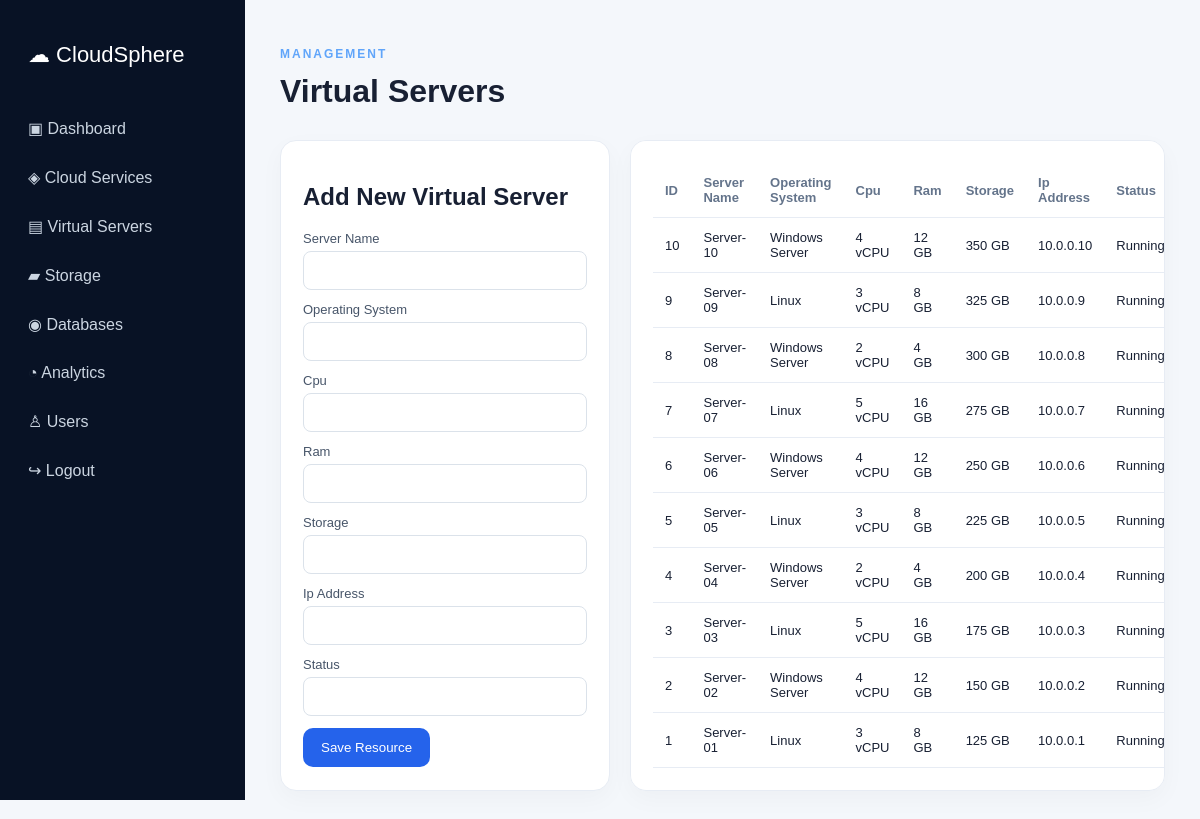
Page /servers.php (signed in) on the committed database.
### tables this page shows
CREATE TABLE servers(id INT AUTO_INCREMENT PRIMARY KEY,server_name VARCHAR(120),operating_system VARCHAR(80),cpu VARCHAR(30),ram VARCHAR(30),storage VARCHAR(30),ip_address VARCHAR(45),status VARCHAR(20),created_at TIMESTAMP DEFAULT CURRENT_TIMESTAMP);

### servers.php (the view, shortened to what this page needs)
<?php require 'includes/auth.php';require_login();require 'config/database.php';$pdo=db();
$fields=['server_name', 'operating_system', 'cpu', 'ram', 'storage', 'ip_address', 'status'];
$edit=null;if(isset($_GET['edit'])){$q=$pdo->prepare('SELECT * FROM servers WHERE id=?');$q->execute([(int)$_GET['edit']]);$edit=$q->fetch(PDO::FETCH_ASSOC);}
$rows=$pdo->query('SELECT * FROM servers ORDER BY id DESC')->fetchAll(PDO::FETCH_ASSOC);include 'includes/header.php';include 'includes/sidebar.php';?>
<main><header class="dash-head"><div><p class="tag">MANAGEMENT</p><h1>Virtual Servers</h1></div></header>
<div class="two-col"><form class="card form" method="post"><h2><?= $edit?'Edit':'Add New' ?> Virtual Server</h2><input type="hidden" name="id" value="<?=$edit['id']??''?>"><?php foreach($fields as $f):?><label><?=ucwords(str_replace('_',' ',$f))?><input name="<?=$f?>" value="<?=htmlspecialchars($edit[$f]??'')?>" required></label><?php endforeach;?><button class="btn">Save Resource</button></form>
<div class="card table-wrap"><table><thead><tr><th>ID</th><?php foreach($fields as $f):?><th><?=ucwords(str_replace('_',' ',$f))?></th><?php endforeach;?><th>Actions</th></tr></thead><tbody><?php foreach($rows as $r):?><tr><td><?=$r['id']?></td><?php foreach($fields as $f):?><td><?=htmlspecialchars($r[$f])?></td><?php endforeach;?><td><a href="?edit=<?=$r['id']?>">Edit</a> · <a class="danger" onclick="return confirm('Delete this item?')" href="?delete=<?=$r['id']?>">Delete</a></td></tr><?php endforeach;?></tbody></table></div></div></main><?php include 'includes/footer.php'; ?>

### assets/css/style.css (style rules this page uses)
* { box-sizing:border-box }
body { margin:0;font-family:Arial,sans-serif;background:#f4f7fb;color:#182033 }
.btn { background:#2563eb;color:white;border:0;padding:12px 18px;border-radius:10px;display:inline-block;cursor:pointer }
.tag { color:#60a5fa;letter-spacing:2px;font-size:12px;font-weight:bold }
.card { background:#fff;border:1px solid #e7ecf4;border-radius:16px;padding:22px;box-shadow:0 8px 25px #0f172a08 }
main { margin-left:245px;padding:35px;min-height:100vh }
.dash-head { display:flex;justify-content:space-between;align-items:center;margin-bottom:25px }
.dash-head h1 { margin:5px 0 }
.two-col { display:grid;grid-template-columns:330px 1fr;gap:20px }
.form label,.login label { display:block;margin:12px 0;font-size:13px;color:#475569 }
.form input,.login input { width:100%;padding:11px;margin-top:5px;border:1px solid #dbe2ea;border-radius:8px }
table { width:100%;border-collapse:collapse;font-size:13px }
th,td { text-align:left;padding:12px;border-bottom:1px solid #e7ecf4 }
th { color:#64748b }
.table-wrap { overflow:auto }

### rows in the picture
servers: id "10", server_name "Server-10", operating_system "Windows Server", cpu "4 vCPU", ram "12 GB", storage "350 GB", ip_address "10.0.0.10", status "Running"
servers: id "9", server_name "Server-09", operating_system "Linux", cpu "3 vCPU", ram "8 GB", storage "325 GB", ip_address "10.0.0.9", status "Running"
servers: id "8", server_name "Server-08", operating_system "Windows Server", cpu "2 vCPU", ram "4 GB", storage "300 GB", ip_address "10.0.0.8", status "Running"
servers: id "7", server_name "Server-07", operating_system "Linux", cpu "5 vCPU", ram "16 GB", storage "275 GB", ip_address "10.0.0.7", status "Running"
servers: id "6", server_name "Server-06", operating_system "Windows Server", cpu "4 vCPU", ram "12 GB", storage "250 GB", ip_address "10.0.0.6", status "Running"
servers: id "5", server_name "Server-05", operating_system "Linux", cpu "3 vCPU", ram "8 GB", storage "225 GB", ip_address "10.0.0.5", status "Running"
servers: id "4", server_name "Server-04", operating_system "Windows Server", cpu "2 vCPU", ram "4 GB", storage "200 GB", ip_address "10.0.0.4", status "Running"
servers: id "3", server_name "Server-03", operating_system "Linux", cpu "5 vCPU", ram "16 GB", storage "175 GB", ip_address "10.0.0.3", status "Running"
servers: id "2", server_name "Server-02", operating_system "Windows Server", cpu "4 vCPU", ram "12 GB", storage "150 GB", ip_address "10.0.0.2", status "Running"
servers: id "1", server_name "Server-01", operating_system "Linux", cpu "3 vCPU", ram "8 GB", storage "125 GB", ip_address "10.0.0.1", status "Running"

### other values in the picture
str_replace('_',' ',$f) "Server Name"
str_replace('_',' ',$f) "Operating System"
str_replace('_',' ',$f) "Cpu"
str_replace('_',' ',$f) "Ram"
str_replace('_',' ',$f) "Storage"
str_replace('_',' ',$f) "Ip Address"
str_replace('_',' ',$f) "Status"
